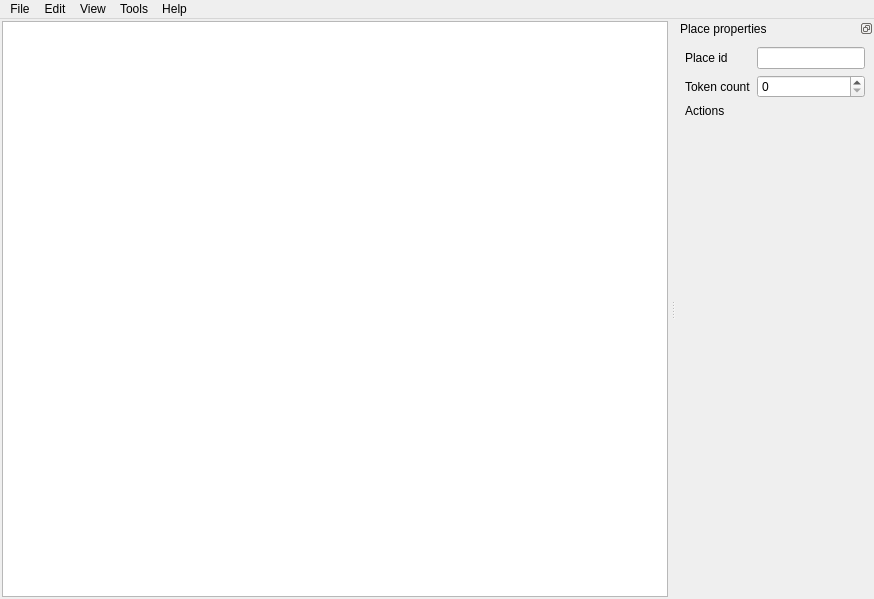
<?xml version="1.0" encoding="UTF-8"?>
<ui version="4.0">
 <class>MainWindow</class>
 <widget class="QMainWindow" name="MainWindow">
  <property name="enabled">
   <bool>true</bool>
  </property>
  <property name="geometry">
   <rect>
    <x>0</x>
    <y>0</y>
    <width>874</width>
    <height>599</height>
   </rect>
  </property>
  <property name="minimumSize">
   <size>
    <width>600</width>
    <height>400</height>
   </size>
  </property>
  <property name="windowTitle">
   <string>Petri net editor</string>
  </property>
  <property name="windowOpacity">
   <double>1.000000000000000</double>
  </property>
  <widget class="QWidget" name="horizontalLayoutWidget">
   <layout class="QHBoxLayout" name="horizontalLayout">
    <property name="sizeConstraint">
     <enum>QLayout::SizeConstraint::SetDefaultConstraint</enum>
    </property>
    <property name="leftMargin">
     <number>2</number>
    </property>
    <property name="topMargin">
     <number>2</number>
    </property>
    <property name="rightMargin">
     <number>2</number>
    </property>
    <property name="bottomMargin">
     <number>2</number>
    </property>
    <item>
     <widget class="QGraphicsView" name="graphicsView">
      <property name="backgroundBrush">
       <brush brushstyle="Dense7Pattern">
        <color alpha="255">
         <red>0</red>
         <green>0</green>
         <blue>0</blue>
        </color>
       </brush>
      </property>
      <property name="dragMode">
       <enum>QGraphicsView::DragMode::NoDrag</enum>
      </property>
     </widget>
    </item>
   </layout>
  </widget>
  <widget class="QMenuBar" name="menubar">
   <property name="geometry">
    <rect>
     <x>0</x>
     <y>0</y>
     <width>874</width>
     <height>33</height>
    </rect>
   </property>
   <widget class="QMenu" name="menuFile">
    <property name="title">
     <string>File</string>
    </property>
    <addaction name="actionNew"/>
    <addaction name="actionOpen"/>
    <addaction name="separator"/>
    <addaction name="actionSave"/>
    <addaction name="separator"/>
    <addaction name="actionQuit"/>
   </widget>
   <widget class="QMenu" name="menuEdit">
    <property name="title">
     <string>Edit</string>
    </property>
   </widget>
   <widget class="QMenu" name="menuView">
    <property name="title">
     <string>View</string>
    </property>
   </widget>
   <widget class="QMenu" name="menuTools">
    <property name="title">
     <string>Tools</string>
    </property>
   </widget>
   <widget class="QMenu" name="menuHelp">
    <property name="title">
     <string>Help</string>
    </property>
    <addaction name="actionAbout"/>
   </widget>
   <addaction name="menuFile"/>
   <addaction name="menuEdit"/>
   <addaction name="menuView"/>
   <addaction name="menuTools"/>
   <addaction name="menuHelp"/>
  </widget>
  <widget class="QDockWidget" name="propertiesDock">
   <property name="floating">
    <bool>false</bool>
   </property>
   <property name="features">
    <set>QDockWidget::DockWidgetFeature::DockWidgetFloatable|QDockWidget::DockWidgetFeature::DockWidgetMovable</set>
   </property>
   <property name="allowedAreas">
    <set>Qt::DockWidgetArea::LeftDockWidgetArea|Qt::DockWidgetArea::RightDockWidgetArea</set>
   </property>
   <property name="windowTitle">
    <string>Place properties</string>
   </property>
   <attribute name="dockWidgetArea">
    <number>2</number>
   </attribute>
   <widget class="QWidget" name="propertiesDockContents">
    <layout class="QFormLayout" name="formLayout">
     <item row="0" column="0">
      <widget class="QLabel" name="labelPlaceId">
       <property name="text">
        <string>Place id</string>
       </property>
       <property name="buddy">
        <cstring>placeIdLineEdit</cstring>
       </property>
      </widget>
     </item>
     <item row="0" column="1">
      <widget class="QLineEdit" name="placeIdLineEdit"/>
     </item>
     <item row="1" column="0">
      <widget class="QLabel" name="labelTokenCount">
       <property name="text">
        <string>Token count</string>
       </property>
       <property name="buddy">
        <cstring>tokenCountSpinBox</cstring>
       </property>
      </widget>
     </item>
     <item row="1" column="1">
      <widget class="QSpinBox" name="tokenCountSpinBox">
       <property name="minimum">
        <number>0</number>
       </property>
       <property name="maximum">
        <number>9999</number>
       </property>
      </widget>
     </item>
     <item row="2" column="0">
      <widget class="QLabel" name="labelActions">
       <property name="text">
        <string>Actions</string>
       </property>
      </widget>
     </item>
    </layout>
   </widget>
  </widget>
  <action name="actionNew">
   <property name="icon">
    <iconset theme="document-new"/>
   </property>
   <property name="text">
    <string>New</string>
   </property>
  </action>
  <action name="actionOpen">
   <property name="icon">
    <iconset theme="document-open"/>
   </property>
   <property name="text">
    <string>Open</string>
   </property>
  </action>
  <action name="actionSave">
   <property name="icon">
    <iconset theme="document-save"/>
   </property>
   <property name="text">
    <string>Save</string>
   </property>
  </action>
  <action name="actionAbout">
   <property name="text">
    <string>About</string>
   </property>
  </action>
  <action name="actionQuit">
   <property name="icon">
    <iconset theme="application-exit"/>
   </property>
   <property name="text">
    <string>Quit</string>
   </property>
  </action>
 </widget>
 <resources/>
 <connections/>
</ui>
